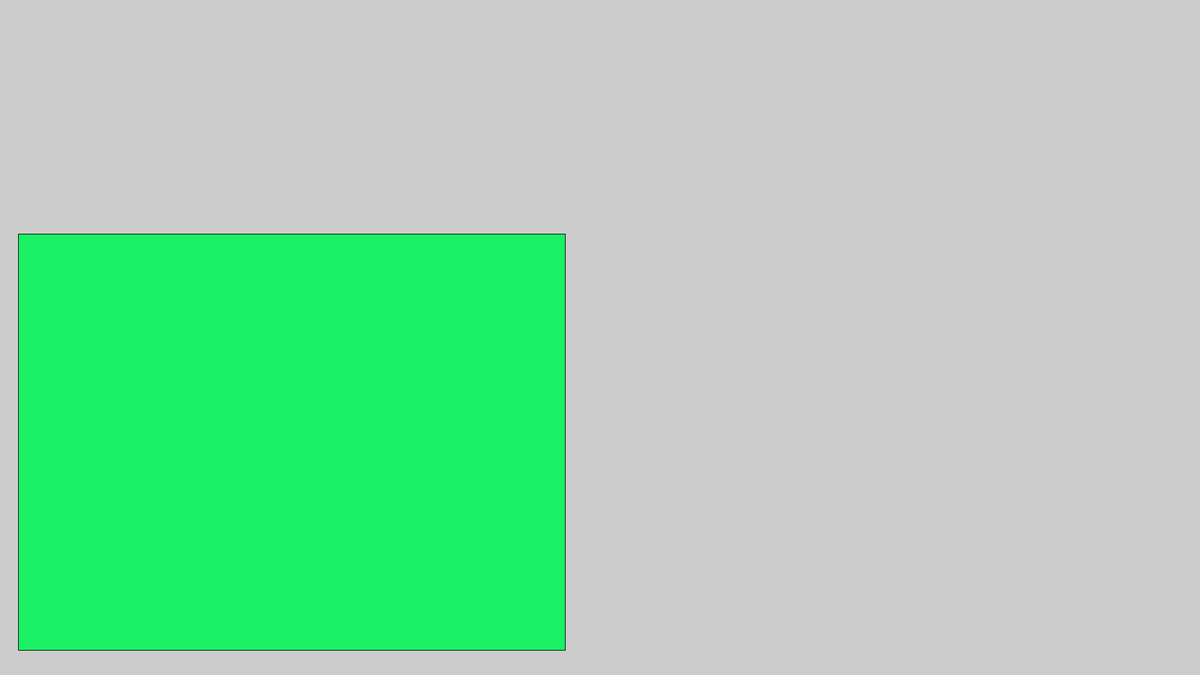
Frame 1 (no input)
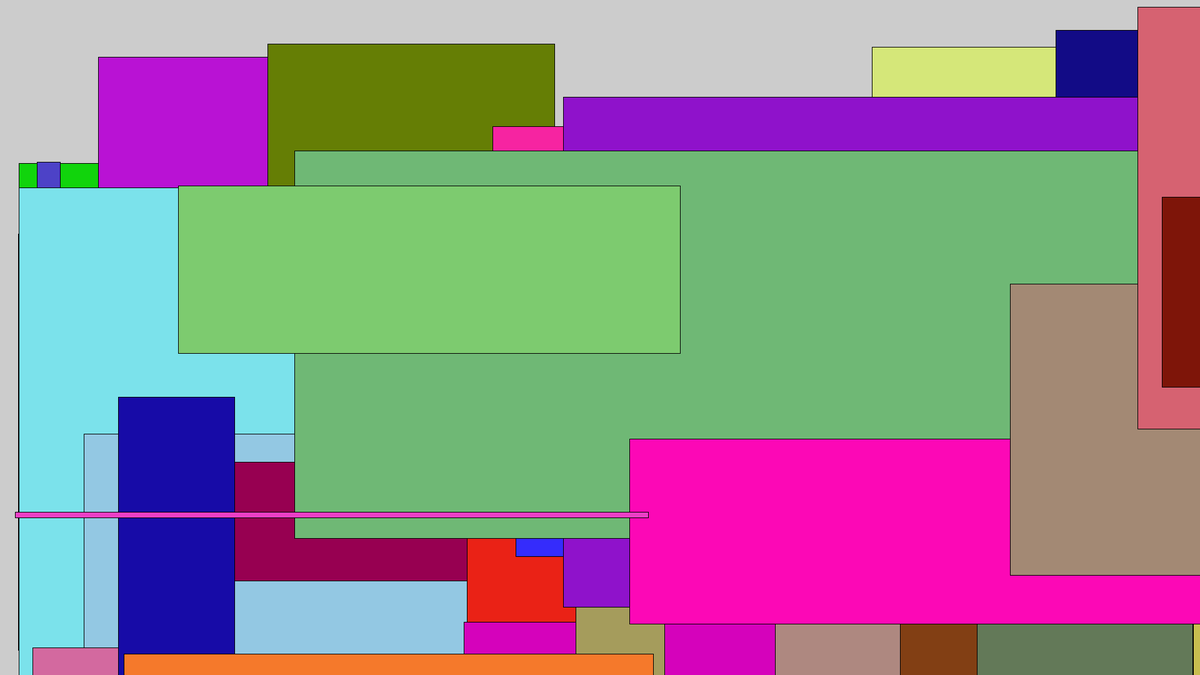
Frame 60 (the mouse pressed at the canvas centre just before this capture)
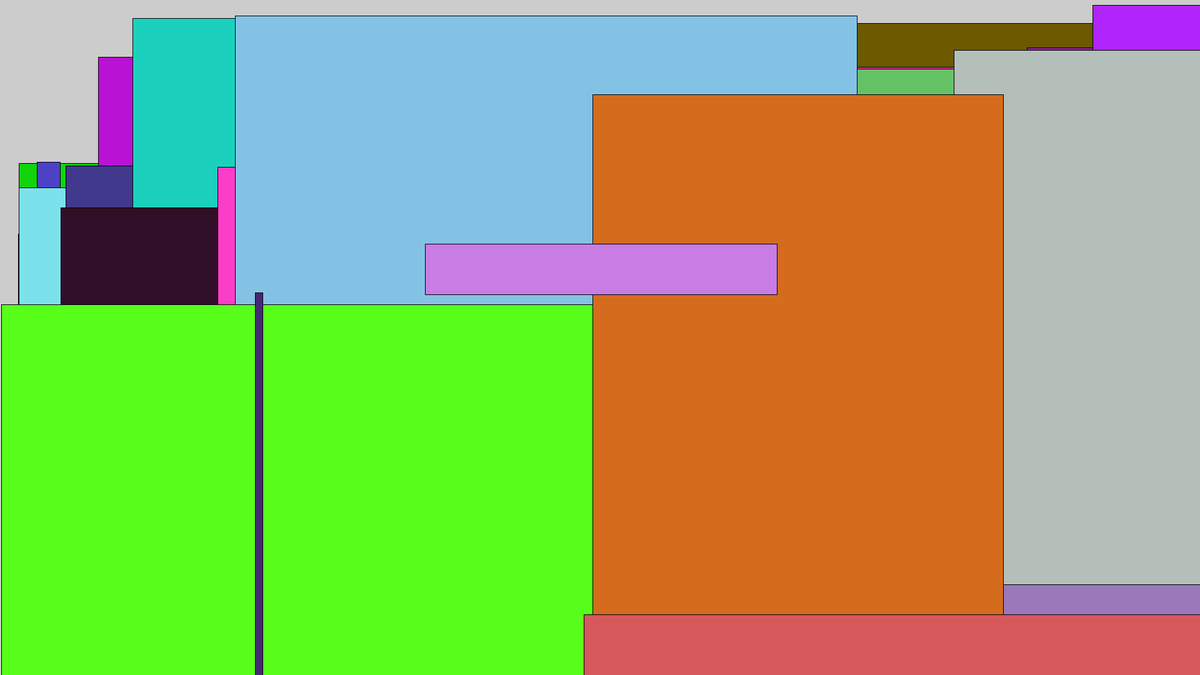
Frame 120 (the mouse held since frame 60 and released just before this capture)

The Processing sketch that drew these frames (run headless with seeded random() and noise(); from frame 60 on, the mouse is pressed at the canvas centre):

// Processing sketch: GDV_reus_de_bas_les4hoorcollege
// ── GDV_reus_de_bas_les4hoorcollege.pde
// GDV_reus_de_bas_les3hoorcollege

void setup(){
  //size(700, 500);
  size(1920, 1080);
  
  for (int i = 0; i < 11; i = i+1) {
    dubble((int) random(0, 100));
  }
}

void draw(){
  drawRegtancle(randomValue(width), randomValue(height), randomValue(width), randomValue(height));
}

void dubble(int a){
  a *= 2;
  println(a);
}

void drawRegtancle(float x, float y, float targetWidth, float targetHeight){
  fill(randomColorValue(), randomColorValue(), randomColorValue());
  rect(x, y, targetWidth, targetHeight);
}

int randomValue(int max){
  return (int) random(0, max);
}

int randomColorValue(){
  return (int) random(0, 255);
}
